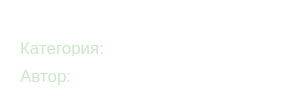
<?xml version="1.0" encoding="UTF-8"?>
<ui version="4.0">
 <class>Form</class>
 <widget class="QWidget" name="Form">
  <property name="geometry">
   <rect>
    <x>0</x>
    <y>0</y>
    <width>300</width>
    <height>100</height>
   </rect>
  </property>
  <property name="minimumSize">
   <size>
    <width>100</width>
    <height>100</height>
   </size>
  </property>
  <property name="maximumSize">
   <size>
    <width>300</width>
    <height>100</height>
   </size>
  </property>
  <property name="windowTitle">
   <string>Form</string>
  </property>
  <property name="autoFillBackground">
   <bool>false</bool>
  </property>
  <property name="styleSheet">
   <string notr="true">#Form{background:transparent;}</string>
  </property>
  <widget class="QWidget" name="widget" native="true">
   <property name="enabled">
    <bool>true</bool>
   </property>
   <property name="geometry">
    <rect>
     <x>0</x>
     <y>0</y>
     <width>300</width>
     <height>100</height>
    </rect>
   </property>
   <property name="minimumSize">
    <size>
     <width>0</width>
     <height>100</height>
    </size>
   </property>
   <property name="maximumSize">
    <size>
     <width>16777215</width>
     <height>100</height>
    </size>
   </property>
   <property name="styleSheet">
    <string notr="true">#widget{background-color: rgba(0,0,0,0)}
#widget::hover{background-color:rgba(0, 170, 0, 0);}
#widget::pressed{
background-color:rgba(0, 170, 127,0.8);
}
#name{font-size:20px; color: rgb(255,255,255)}
QLabel {color: rgb(255,255,255)}
#line{background-color: rgb(255,255,255)}
#category,#autor{font-size:17px; color:rgb(202, 231, 201);}</string>
   </property>
   <widget class="QLabel" name="name">
    <property name="geometry">
     <rect>
      <x>20</x>
      <y>10</y>
      <width>291</width>
      <height>21</height>
     </rect>
    </property>
    <property name="text">
     <string>Название</string>
    </property>
   </widget>
   <widget class="QLabel" name="category">
    <property name="geometry">
     <rect>
      <x>20</x>
      <y>40</y>
      <width>111</width>
      <height>16</height>
     </rect>
    </property>
    <property name="text">
     <string>Категория:</string>
    </property>
   </widget>
   <widget class="QLabel" name="autor">
    <property name="geometry">
     <rect>
      <x>20</x>
      <y>66</y>
      <width>101</width>
      <height>20</height>
     </rect>
    </property>
    <property name="text">
     <string>Автор:</string>
    </property>
   </widget>
   <widget class="QLabel" name="category_name">
    <property name="geometry">
     <rect>
      <x>110</x>
      <y>42</y>
      <width>131</width>
      <height>16</height>
     </rect>
    </property>
    <property name="text">
     <string>TextLabel</string>
    </property>
   </widget>
   <widget class="QLabel" name="autor_name">
    <property name="geometry">
     <rect>
      <x>80</x>
      <y>70</y>
      <width>141</width>
      <height>16</height>
     </rect>
    </property>
    <property name="text">
     <string>TextLabel</string>
    </property>
   </widget>
   <widget class="Line" name="line">
    <property name="geometry">
     <rect>
      <x>20</x>
      <y>33</y>
      <width>260</width>
      <height>2</height>
     </rect>
    </property>
    <property name="styleSheet">
     <string notr="true">#line{
background-color: rgb(255,255,255);
border:none
}</string>
    </property>
    <property name="orientation">
     <enum>Qt::Horizontal</enum>
    </property>
   </widget>
  </widget>
 </widget>
 <resources/>
 <connections/>
</ui>
